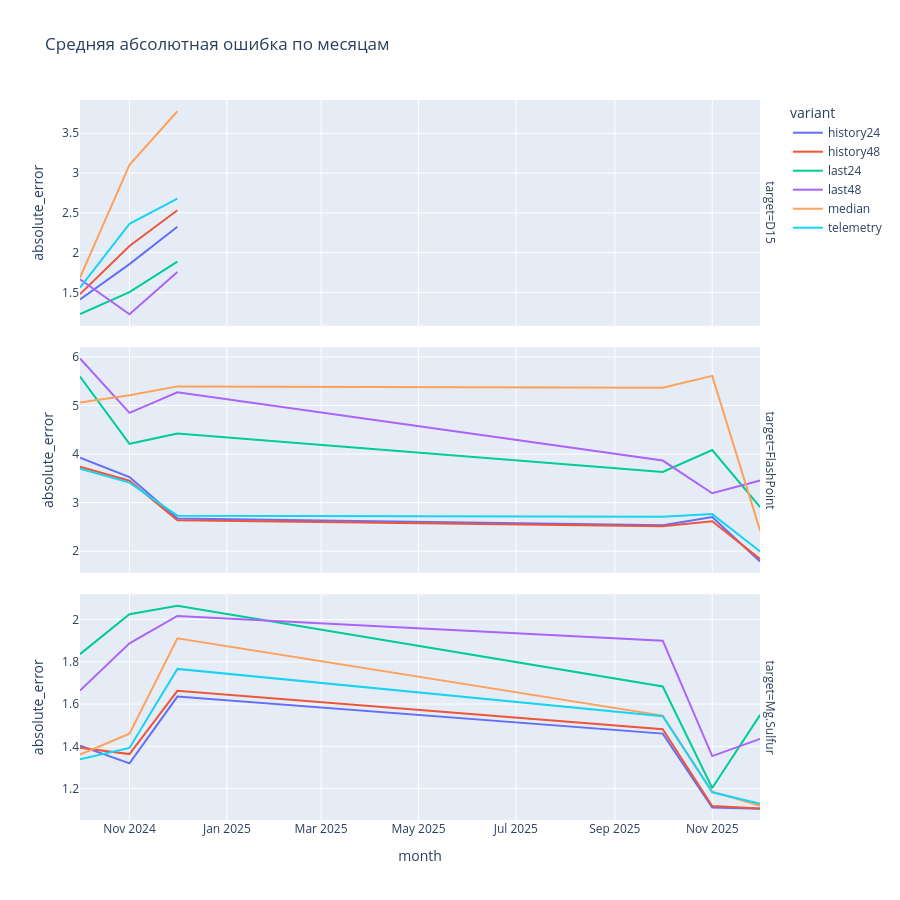

Notebook source saved alongside this figure:
### Code cell
p['absolute_error']=(p.actual-p.prediction).abs()
p['month']=p.timestamp.dt.to_period('M').astype(str)
monthly=p.groupby(['target','month','variant'],as_index=False).absolute_error.mean()
fig=px.line(monthly,x='month',y='absolute_error',color='variant',facet_row='target',height=900,title='Средняя абсолютная ошибка по месяцам')
fig.update_yaxes(matches=None)
fig.show()

### Figure 1 — Plotly figure (JSON) as saved in the notebook; plotly's stock layout.template omitted (floating-point values rounded to 4 significant figures)
{"data": [{"hovertemplate": "variant=history24<br>target=D15<br>month=%{x}<br>absolute_error=%{y}<extra></extra>", "legendgroup": "history24", "line": {"color": "#636efa", "dash": "solid"}, "marker": {"symbol": "circle"}, "mode": "lines", "name": "history24", "orientation": "v", "showlegend": true, "type": "scatter", "x": ["2024-10", "2024-11", "2024-12"], "xaxis": "x3", "y": [1.411, 1.855, 2.326], "yaxis": "y3"}, {"hovertemplate": "variant=history24<br>target=FlashPoint<br>month=%{x}<br>absolute_error=%{y}<extra></extra>", "legendgroup": "history24", "line": {"color": "#636efa", "dash": "solid"}, "marker": {"symbol": "circle"}, "mode": "lines", "name": "history24", "orientation": "v", "showlegend": false, "type": "scatter", "x": ["2024-10", "2024-11", "2024-12", "2025-10", "2025-11", "2025-12"], "xaxis": "x2", "y": [3.927, 3.527, 2.675, 2.535, 2.703, 1.788], "yaxis": "y2"}, {"hovertemplate": "variant=history24<br>target=Mg.Sulfur<br>month=%{x}<br>absolute_error=%{y}<extra></extra>", "legendgroup": "history24", "line": {"color": "#636efa", "dash": "solid"}, "marker": {"symbol": "circle"}, "mode": "lines", "name": "history24", "orientation": "v", "showlegend": false, "type": "scatter", "x": ["2024-10", "2024-11", "2024-12", "2025-10", "2025-11", "2025-12"], "xaxis": "x", "y": [1.402, 1.319, 1.635, 1.46, 1.11, 1.104], "yaxis": "y"}, {"hovertemplate": "variant=history48<br>target=D15<br>month=%{x}<br>absolute_error=%{y}<extra></extra>", "legendgroup": "history48", "line": {"color": "#EF553B", "dash": "solid"}, "marker": {"symbol": "circle"}, "mode": "lines", "name": "history48", "orientation": "v", "showlegend": true, "type": "scatter", "x": ["2024-10", "2024-11", "2024-12"], "xaxis": "x3", "y": [1.479, 2.083, 2.533], "yaxis": "y3"}, {"hovertemplate": "variant=history48<br>target=FlashPoint<br>month=%{x}<br>absolute_error=%{y}<extra></extra>", "legendgroup": "history48", "line": {"color": "#EF553B", "dash": "solid"}, "marker": {"symbol": "circle"}, "mode": "lines", "name": "history48", "orientation": "v", "showlegend": false, "type": "scatter", "x": ["2024-10", "2024-11", "2024-12", "2025-10", "2025-11", "2025-12"], "xaxis": "x2", "y": [3.742, 3.452, 2.636, 2.516, 2.616, 1.837], "yaxis": "y2"}, {"hovertemplate": "variant=history48<br>target=Mg.Sulfur<br>month=%{x}<br>absolute_error=%{y}<extra></extra>", "legendgroup": "history48", "line": {"color": "#EF553B", "dash": "solid"}, "marker": {"symbol": "circle"}, "mode": "lines", "name": "history48", "orientation": "v", "showlegend": false, "type": "scatter", "x": ["2024-10", "2024-11", "2024-12", "2025-10", "2025-11", "2025-12"], "xaxis": "x", "y": [1.394, 1.363, 1.663, 1.481, 1.117, 1.106], "yaxis": "y"}, {"hovertemplate": "variant=last24<br>target=D15<br>month=%{x}<br>absolute_error=%{y}<extra></extra>", "legendgroup": "last24", "line": {"color": "#00cc96", "dash": "solid"}, "marker": {"symbol": "circle"}, "mode": "lines", "name": "last24", "orientation": "v", "showlegend": true, "type": "scatter", "x": ["2024-10", "2024-11", "2024-12"], "xaxis": "x3", "y": [1.228, 1.503, 1.887], "yaxis": "y3"}, {"hovertemplate": "variant=last24<br>target=FlashPoint<br>month=%{x}<br>absolute_error=%{y}<extra></extra>", "legendgroup": "last24", "line": {"color": "#00cc96", "dash": "solid"}, "marker": {"symbol": "circle"}, "mode": "lines", "name": "last24", "orientation": "v", "showlegend": false, "type": "scatter", "x": ["2024-10", "2024-11", "2024-12", "2025-10", "2025-11", "2025-12"], "xaxis": "x2", "y": [5.594, 4.212, 4.424, 3.633, 4.083, 2.909], "yaxis": "y2"}, {"hovertemplate": "variant=last24<br>target=Mg.Sulfur<br>month=%{x}<br>absolute_error=%{y}<extra></extra>", "legendgroup": "last24", "line": {"color": "#00cc96", "dash": "solid"}, "marker": {"symbol": "circle"}, "mode": "lines", "name": "last24", "orientation": "v", "showlegend": false, "type": "scatter", "x": ["2024-10", "2024-11", "2024-12", "2025-10", "2025-11", "2025-12"], "xaxis": "x", "y": [1.836, 2.025, 2.066, 1.683, 1.202, 1.549], "yaxis": "y"}, {"hovertemplate": "variant=last48<br>target=D15<br>month=%{x}<br>absolute_error=%{y}<extra></extra>", "legendgroup": "last48", "line": {"color": "#ab63fa", "dash": "solid"}, "marker": {"symbol": "circle"}, "mode": "lines", "name": "last48", "orientation": "v", "showlegend": true, "type": "scatter", "x": ["2024-10", "2024-11", "2024-12"], "xaxis": "x3", "y": [1.666, 1.224, 1.757], "yaxis": "y3"}, {"hovertemplate": "variant=last48<br>target=FlashPoint<br>month=%{x}<br>absolute_error=%{y}<extra></extra>", "legendgroup": "last48", "line": {"color": "#ab63fa", "dash": "solid"}, "marker": {"symbol": "circle"}, "mode": "lines", "name": "last48", "orientation": "v", "showlegend": false, "type": "scatter", "x": ["2024-10", "2024-11", "2024-12", "2025-10", "2025-11", "2025-12"], "xaxis": "x2", "y": [5.969, 4.848, 5.273, 3.867, 3.194, 3.455], "yaxis": "y2"}, {"hovertemplate": "variant=last48<br>target=Mg.Sulfur<br>month=%{x}<br>absolute_error=%{y}<extra></extra>", "legendgroup": "last48", "line": {"color": "#ab63fa", "dash": "solid"}, "marker": {"symbol": "circle"}, "mode": "lines", "name": "last48", "orientation": "v", "showlegend": false, "type": "scatter", "x": ["2024-10", "2024-11", "2024-12", "2025-10", "2025-11", "2025-12"], "xaxis": "x", "y": [1.664, 1.888, 2.017, 1.9, 1.354, 1.435], "yaxis": "y"}, {"hovertemplate": "variant=median<br>target=D15<br>month=%{x}<br>absolute_error=%{y}<extra></extra>", "legendgroup": "median", "line": {"color": "#FFA15A", "dash": "solid"}, "marker": {"symbol": "circle"}, "mode": "lines", "name": "median", "orientation": "v", "showlegend": true, "type": "scatter", "x": ["2024-10", "2024-11", "2024-12"], "xaxis": "x3", "y": [1.686, 3.103, 3.777], "yaxis": "y3"}, {"hovertemplate": "variant=median<br>target=FlashPoint<br>month=%{x}<br>absolute_error=%{y}<extra></extra>", "legendgroup": "median", "line": {"color": "#FFA15A", "dash": "solid"}, "marker": {"symbol": "circle"}, "mode": "lines", "name": "median", "orientation": "v", "showlegend": false, "type": "scatter", "x": ["2024-10", "2024-11", "2024-12", "2025-10", "2025-11", "2025-12"], "xaxis": "x2", "y": [5.062, 5.212, 5.394, 5.367, 5.611, 2.424], "yaxis": "y2"}, {"hovertemplate": "variant=median<br>target=Mg.Sulfur<br>month=%{x}<br>absolute_error=%{y}<extra></extra>", "legendgroup": "median", "line": {"color": "#FFA15A", "dash": "solid"}, "marker": {"symbol": "circle"}, "mode": "lines", "name": "median", "orientation": "v", "showlegend": false, "type": "scatter", "x": ["2024-10", "2024-11", "2024-12", "2025-10", "2025-11", "2025-12"], "xaxis": "x", "y": [1.361, 1.459, 1.911, 1.545, 1.185, 1.119], "yaxis": "y"}, {"hovertemplate": "variant=telemetry<br>target=D15<br>month=%{x}<br>absolute_error=%{y}<extra></extra>", "legendgroup": "telemetry", "line": {"color": "#19d3f3", "dash": "solid"}, "marker": {"symbol": "circle"}, "mode": "lines", "name": "telemetry", "orientation": "v", "showlegend": true, "type": "scatter", "x": ["2024-10", "2024-11", "2024-12"], "xaxis": "x3", "y": [1.558, 2.361, 2.68], "yaxis": "y3"}, {"hovertemplate": "variant=telemetry<br>target=FlashPoint<br>month=%{x}<br>absolute_error=%{y}<extra></extra>", "legendgroup": "telemetry", "line": {"color": "#19d3f3", "dash": "solid"}, "marker": {"symbol": "circle"}, "mode": "lines", "name": "telemetry", "orientation": "v", "showlegend": false, "type": "scatter", "x": ["2024-10", "2024-11", "2024-12", "2025-10", "2025-11", "2025-12"], "xaxis": "x2", "y": [3.697, 3.412, 2.733, 2.71, 2.764, 1.995], "yaxis": "y2"}, {"hovertemplate": "variant=telemetry<br>target=Mg.Sulfur<br>month=%{x}<br>absolute_error=%{y}<extra></extra>", "legendgroup": "telemetry", "line": {"color": "#19d3f3", "dash": "solid"}, "marker": {"symbol": "circle"}, "mode": "lines", "name": "telemetry", "orientation": "v", "showlegend": false, "type": "scatter", "x": ["2024-10", "2024-11", "2024-12", "2025-10", "2025-11", "2025-12"], "xaxis": "x", "y": [1.338, 1.392, 1.767, 1.542, 1.182, 1.128], "yaxis": "y"}], "layout": {"annotations": [{"font": {}, "showarrow": false, "text": "target=Mg.Sulfur", "textangle": 90, "x": 0.98, "xanchor": "left", "xref": "paper", "y": 0.1567, "yanchor": "middle", "yref": "paper"}, {"font": {}, "showarrow": false, "text": "target=FlashPoint", "textangle": 90, "x": 0.98, "xanchor": "left", "xref": "paper", "y": 0.5, "yanchor": "middle", "yref": "paper"}, {"font": {}, "showarrow": false, "text": "target=D15", "textangle": 90, "x": 0.98, "xanchor": "left", "xref": "paper", "y": 0.8433, "yanchor": "middle", "yref": "paper"}], "height": 900, "legend": {"title": {"text": "variant"}, "tracegroupgap": 0}, "title": {"text": "Средняя абсолютная ошибка по месяцам"}, "xaxis": {"anchor": "y", "domain": [0.0, 0.98], "title": {"text": "month"}}, "xaxis2": {"anchor": "y2", "domain": [0.0, 0.98], "matches": "x", "showticklabels": false}, "xaxis3": {"anchor": "y3", "domain": [0.0, 0.98], "matches": "x", "showticklabels": false}, "yaxis": {"anchor": "x", "domain": [0.0, 0.3133], "title": {"text": "absolute_error"}}, "yaxis2": {"anchor": "x2", "domain": [0.3433, 0.6567], "title": {"text": "absolute_error"}}, "yaxis3": {"anchor": "x3", "domain": [0.6867, 1.0], "title": {"text": "absolute_error"}}}}
